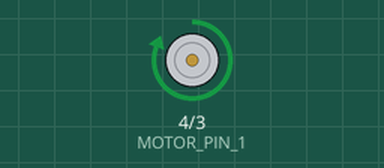
This sketch was run on a simulated Arduino Uno, built with avr-gcc and run on an emulated ATmega328P. On the bench: motor-driver pin pairs drawn as motors (green arrow = first pin HIGH = forward, orange = second pin HIGH = backward, longer = more drive, scaled by the enable pin).

Above: at 0.1 s.
At 6.1 s:
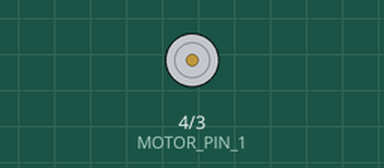
Timing chart, 0 to 7.6 s (numbered marks = the images above):
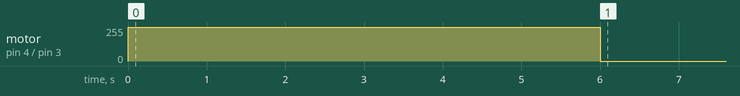

Measured:
- by itself, motor on pin 4 (MOTOR_PIN_1) / pin 3 (MOTOR_PIN_2): stopped → forward 255/255 at 0.00 s, → stopped 6.0 s later

The sketch:

fishFeeder.ino
```cpp
#define MOTOR_PIN_1 4
#define MOTOR_PIN_2 3
#define SPEED_PIN 6
#define SPEED 255
#define FEED_TIME 6000

void setup() {
  pinMode(MOTOR_PIN_1, OUTPUT);
  pinMode(MOTOR_PIN_2, OUTPUT);
  pinMode(SPEED_PIN, OUTPUT);
  digitalWrite(MOTOR_PIN_1, HIGH);
  digitalWrite(MOTOR_PIN_2, LOW);
  analogWrite(SPEED_PIN, SPEED);
}

void loop() {
  delay(FEED_TIME);
  digitalWrite(MOTOR_PIN_1, LOW);
  digitalWrite(MOTOR_PIN_2, LOW);
  analogWrite(SPEED_PIN, 0);
}
```
